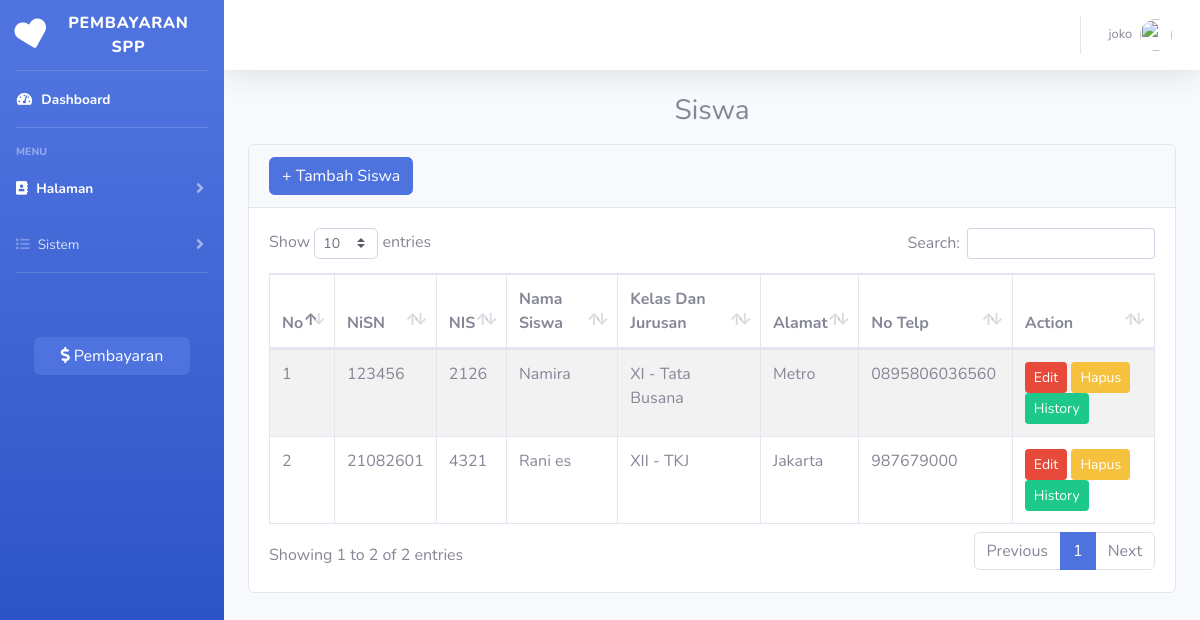
The app's page /index.php?page=siswa (signed in) with its own data.
### tables this page shows
CREATE TABLE `siswa` (
  `nisn` char(10) NOT NULL,
  `nis` char(8) NOT NULL,
  `nama` varchar(35) NOT NULL,
  `id_kelas` int(11) NOT NULL,
  `alamat` text NOT NULL,
  `no_telp` varchar(13) NOT NULL,
  `password` varchar(32) NOT NULL
);

CREATE TABLE `kelas` (
  `id_kelas` int(11) NOT NULL,
  `nama_kelas` varchar(10) NOT NULL,
  `jurusan` varchar(50) NOT NULL
);

### siswa.php (the view, shortened to what this page needs)
<h1 class="h3 mb-3" style="text-align: center;">Siswa</h1>
<div class="row">
    <div class="col-12">
        <div class="card flex-fill">
            <div class="card-header">
                <?php
                if (!empty($_SESSION['petugas']['level'] == 'admin')) {
                ?>
                    <button type="button" class="btn btn-primary" data-toggle="modal" data-target="#tambahsiswa">
                        + Tambah Siswa
                    </button>
                <?php
                }
                ?>
            </div>
            <div class="card-body">
                <table class="table table-bordered table-striped table-hover" id="dataTable">
                    <thead>
                        <tr>
                            <th>No<i class="fas fa-icon-name"></i></th>
                            <th>NiSN<i class="fas fa-icon-name"></i></th>
                            <th>NIS<i class="fas fa-icon-name"></i></th>
                            <th>Nama Siswa<i class="fas fa-icon-name"></i></th>
                            <th>Kelas Dan Jurusan<i class="fas fa-icon-name"></i></th>
                            <th>Alamat<i class="fas fa-icon-name"></i></th>
                            <th>No Telp<i class="fas fa-icon-name"></i></th>
                            <th>Action<i class="fas fa-icon-name"></i></th>
                        </tr>
                    </thead>
                    <tbody>
                        <?php
                        $i = 1;
                        $query = mysqli_query($koneksi, "SELECT * FROM siswa INNER JOIN kelas ON siswa.id_kelas=kelas.id_kelas");
                        while ($data = mysqli_fetch_array($query)) {
                        ?>
                            <tr>
                                <td><?php echo $i++ ?></td>
                                <td><?php echo $data['nisn'] ?></td>
                                <td><?php echo $data['nis'] ?></td>
                                <td><?php echo $data['nama'] ?></td>
                                <td><?php echo $data['nama_kelas'] ?> - <?php echo $data['jurusan'] ?></td>
                                <td><?php echo $data['alamat'] ?></td>
                                <td><?php echo $data['no_telp'] ?></td>
                                <td>
                                    <?php
                                    if (!empty($_SESSION['petugas']['level'] == 'admin')) {
                                    ?>
                                        <button data-toggle="modal" data-target="#editsiswa<?php echo $data['nisn']; ?>" class="btn btn-danger btn-sm edit-siswa">Edit</button>
                                        <button data-toggle="modal" data-target="#hapus<?php echo $data['nisn']; ?>" class="btn btn-warning btn-sm hapus-siswa">Hapus</button>
                                    <?php
                                    }
                                    ?>
                                    <a href="?page=history&id=<?php echo $data['nisn'] ?>" class="btn btn-success btn-sm">History</i></a>
                                </td>
                            </tr>
                        <?php
                        }
                        ?>
                    </tbody>
                </table>
            </div>
        </div>
    </div>
</div>

### index.php (shortened to what this page needs)
<!DOCTYPE html>
<html lang="en">
<head>
        <?php
        $page = isset($_GET['page']) ? $_GET['page'] : 'Dashboard';
        ?>
    <link href="vendor/fontawesome-free/css/all.min.css" rel="stylesheet" type="text/css">
    <link href="css/sb-admin-2.min.css" rel="stylesheet">
    <link rel="stylesheet" type="text/css" href="vendor/datatables/dataTables.bootstrap4.min.css">
</head>
<body id="page-top">
    <div id="wrapper">
        <?php
        if (!empty($_SESSION['petugas']['level']) && ($_SESSION['petugas']['level'] == 'admin')) {
        ?>
            <ul class="navbar-nav bg-gradient-primary sidebar sidebar-dark accordion" id="accordionSidebar">
                <a class="sidebar-brand d-flex align-items-center justify-content-center" href="index.php">
                    <div class="sidebar-brand-icon rotate-n-15">
                        <i class="fas fa-heart"></i>
                    </div>
                    <div class="sidebar-brand-text mx-3">Pembayaran SPP </div>
                </a>
                <hr class="sidebar-divider my-0">
                <li class="nav-item active <?php echo (empty($_GET['page']) ? 'active' : '') ?>">
                    <a class="nav-link" href="index.php">
                        <i class="fas fa-fw fa-tachometer-alt"></i>
                        <span>Dashboard</span></a>
                </li>
                <hr class="sidebar-divider">
                <div class="sidebar-heading">
                    Menu
                </div>
                <li class="nav-item  <?php echo ($page == 'petugas' || $page == 'siswa' || $page == 'kelas' ? 'active' : '') ?>">
                    <a class="nav-link collapsed" href="#" data-toggle="collapse" data-target="#collapseTwo" aria-expanded="true" aria-controls="collapseTwo">
                        <i class="fa fa-address-book"></i>
                        <span>Halaman</span>
                    </a>
                </li>
                <li class="nav-item  <?php echo ($page == 'spp' || $page == 'laporan' ? 'active' : '') ?>">
                    <a class="nav-link collapsed" href="#" data-toggle="collapse" data-target="#collapseUtilities" aria-expanded="true" aria-controls="collapseUtilities">
                        <i class="fa fa-list"></i>
                        <span>Sistem</span>
                    </a>
                </li>
                <hr class="sidebar-divider">
                <button type="button" class="btn btn-primary mb-4 mt-5" style="width: 70%; margin-left: 15%;" data-toggle="modal" data-target="#tambahpembayaran">
                    <i class="fas fa-dollar-sign"></i> Pembayaran
                </button>
            </ul>
            <?php
        }
        ?>
        <div id="content-wrapper" class="d-flex flex-column">
            <div id="content">
                <nav class="navbar navbar-expand navbar-light bg-white topbar mb-4 static-top shadow">
                    <ul class="navbar-nav ml-auto">
                        <li class="nav-item dropdown no-arrow">
                            <a class="nav-link dropdown-toggle" href="#" id="userDropdown" role="button" data-toggle="dropdown" aria-haspopup="true" aria-expanded="false">
                                <span class="mr-2 d-none d-lg-inline text-gray-600 small">
                                    <?php
                                    if (!empty($_SESSION['petugas']['id_petugas'])) {
                                        echo $_SESSION['petugas']['nama_petugas'];
                                    } else {
                                        echo $_SESSION['petugas']['nama'];
                                    }
                                    ?>
                                </span>
                                <img class="img-profile rounded-circle" src="https://teknogram.id/gallery/foto-profil-wa/keren/pp-wa-kosong-keren-5.jpg">
                            </a>
                        </li>
                    </ul>
                </nav>
                <div class="container-fluid">
                    <?php
                    $page = isset($_GET['page']) ? $_GET['page'] : 'home';
                    include $page . '.php';
                    ?>
</body>
</html>

### records on screen
siswa: nisn "123456", nis "2126", nama "Namira", id_kelas.nama_kelas "XI", id_kelas.jurusan "Tata Busana", alamat "Metro", no_telp "0895806036560"
siswa: nisn "21082601", nis "4321", nama "Rani es", id_kelas.nama_kelas "XII", id_kelas.jurusan "TKJ", alamat "Jakarta", no_telp "987679000"

### other values on screen
$_SESSION['petugas']['nama_petugas'] "joko"
